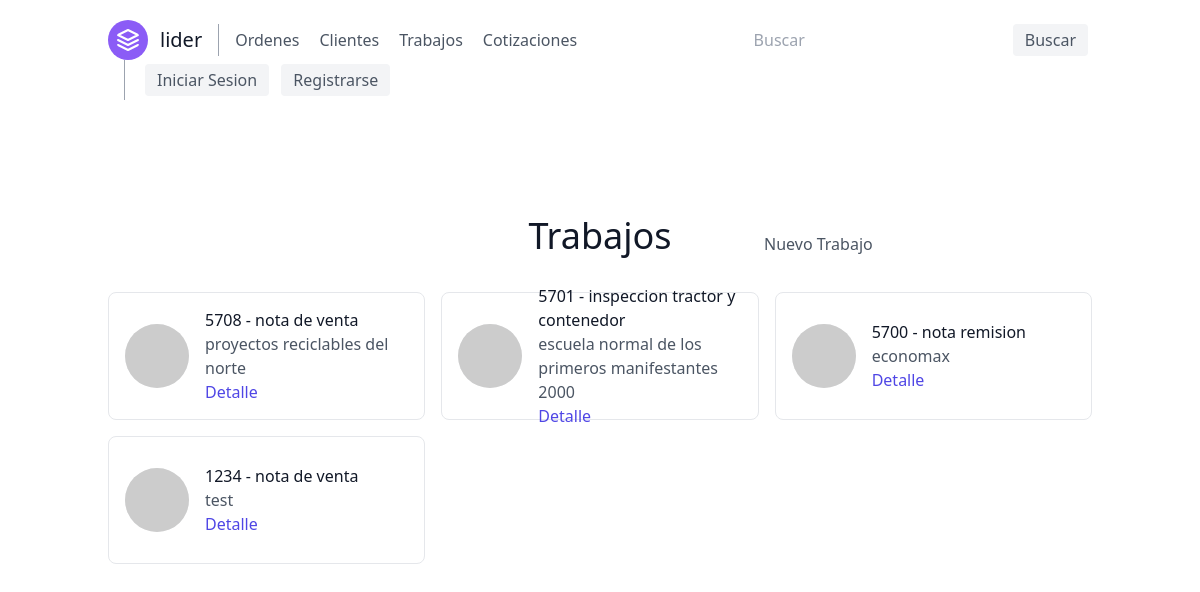
Screenshot of /trabajos/ with the database file from the repository.
### orders/models.py (models this page shows, shortened)
class Lider(models.Model):
    lider_id = models.CharField('Numero de Lider', max_length=4,
                                validators=[RegexValidator(r'^\d{1,10}$')], primary_key=True)
    doc_description = models.CharField(verbose_name='Descripcion del formato',
                                       max_length=250, default='NOTA DE VENTA')
    customer = models.ForeignKey(Customer, on_delete=models.CASCADE, default='')
    doc_inks = models.CharField(max_length=14, choices=[('negra', 'NEGRA'),
                                                        ('reflex', 'AZUL REFLEX'),
                                                        ('rojo032', 'ROJO 032CV'),
                                                        ('naranjaDirecto', 'NARANJA DIRECTO')
                                                        ],
                                default='reflex')

class Customer(models.Model):
    name_company = models.CharField(verbose_name='Nombre/Empresa', max_length=50)
    email = models.EmailField(verbose_name='Correo', null=True)
    phone_number = models.CharField(verbose_name='Telefono', max_length=10, validators=[RegexValidator(r'^\d{1,10}$')])
    address = models.CharField(verbose_name='Domicilio', max_length=100, null=True)
    shipping = models.BooleanField(verbose_name='Entrega a domicilio')
    def __str__(self):
        return self.name_company

### lider/views.py (the view)
# urls.py: path('', LiderView.as_view(), name='lider'),
class LiderView(ListView):
    model = Lider
    template_name = 'lider/lider.html'
    ordering = ['-lider_id']

### lider/templates/lider/lider.html
{% extends 'base.html' %}
{% block content %}
    <section class="text-gray-600 body-font">
        <div class="container px-5 py-24 mx-auto">
            <div class="grid grid-cols-3 text-center w-full mb-5">
                <p></p>
                <h1 class="sm:text-4xl text-3xl font-medium title-font mb-4 text-gray-900">Trabajos</h1>
                <a class="grid content-center justify-start" href="{% url 'lider-create' %}">Nuevo Trabajo</a>
            </div>
            <div class="flex flex-wrap -m-2">
                {% for lider in lider_list %}
                    <div class="p-2 lg:w-1/3 md:w-1/2 w-full h-36">
                        <div class="h-full flex items-center border-gray-200 border p-4 rounded-lg">
                            <img alt="team"
                                 class="w-16 h-16 bg-gray-100 object-cover object-center flex-shrink-0 rounded-full mr-4"
                                 src="https://dummyimage.com/80x80">
                            <div class="flex-grow">
                                <h2 class="text-gray-900 title-font font-medium">{{ lider.lider_id }} - {{ lider.doc_description|lower }}</h2>
                                <p>{{ lider.customer }}</p>
                                <a href="{% url 'lider-detail' lider.pk  %}"
                                   class="text-indigo-600 hover:text-blue-500">Detalle</a>
                            </div>
                        </div>
                    </div>
                {% endfor %}
            </div>
        </div>
    </section>
{% endblock content %}

### rows the page displays
Lider: lider_id "5708", doc_description "nota de venta", customer "proyectos reciclables del norte"
Lider: lider_id "5701", doc_description "inspeccion tractor y contenedor", customer "escuela normal de los primeros manifestantes 2000"
Lider: lider_id "5700", doc_description "nota remision", customer "economax"
Lider: lider_id "1234", doc_description "nota de venta", customer "test"
